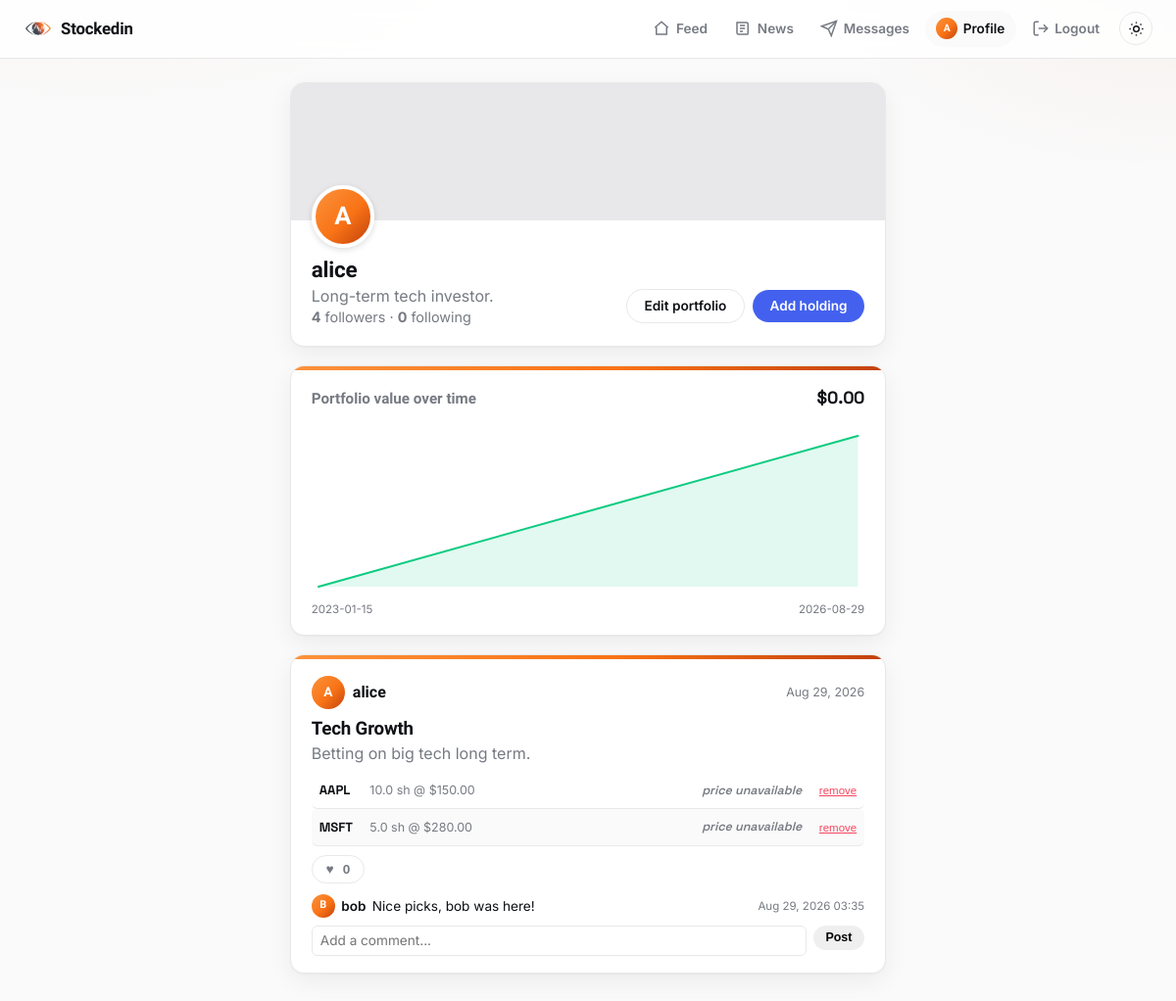
Screenshot of /user/alice (signed in) with the database file from the repository.
### models.py (models this page shows, shortened)
class User(UserMixin, db.Model):
    __tablename__ = "users"
    id = db.Column(db.Integer, primary_key=True)
    username = db.Column(db.String(32), unique=True, nullable=False, index=True)
    email = db.Column(db.String(120), unique=True, nullable=False)
    password_hash = db.Column(db.String(256), nullable=False)
    bio = db.Column(db.String(200))
    created_at = db.Column(db.DateTime, default=datetime.utcnow, nullable=False)
    portfolio = db.relationship(
        "Portfolio",
        back_populates="owner",
        uselist=False,
        cascade="all, delete-orphan",
    )
    likes = db.relationship("Like", back_populates="user", cascade="all, delete-orphan")
    comments = db.relationship(
        "Comment", back_populates="user", cascade="all, delete-orphan"
    )
    following = db.relationship(
        "Follow",
        foreign_keys="Follow.follower_id",
        back_populates="follower",
        cascade="all, delete-orphan",
    )
    followers = db.relationship(
        "Follow",
        foreign_keys="Follow.followed_id",
        back_populates="followed",
        cascade="all, delete-orphan",
    )
    @property
    def unread_message_count(self):
        return Message.query.filter_by(recipient_id=self.id, read_at=None).count()
    @property
    def following_count(self):
        return Follow.query.filter_by(follower_id=self.id).count()
    @property
    def followers_count(self):
        return Follow.query.filter_by(followed_id=self.id).count()

class Portfolio(db.Model):
    __tablename__ = "portfolios"
    id = db.Column(db.Integer, primary_key=True)
    user_id = db.Column(
        db.Integer, db.ForeignKey("users.id"), unique=True, nullable=False
    )
    title = db.Column(db.String(80), nullable=False)
    description = db.Column(db.String(300))
    created_at = db.Column(db.DateTime, default=datetime.utcnow, nullable=False)
    owner = db.relationship("User", back_populates="portfolio")
    holdings = db.relationship(
        "Holding",
        back_populates="portfolio",
        cascade="all, delete-orphan",
        order_by="Holding.ticker",
    )
    likes = db.relationship(
        "Like", back_populates="portfolio", cascade="all, delete-orphan"
    )
    comments = db.relationship(
        "Comment",
        back_populates="portfolio",
        cascade="all, delete-orphan",
        order_by="Comment.created_at",
    )
    snapshots = db.relationship(
        "PortfolioSnapshot",
        back_populates="portfolio",
        cascade="all, delete-orphan",
        order_by="PortfolioSnapshot.date",
    )
    @property
    def like_count(self):
        return len(self.likes)
    def is_liked_by(self, user):
        if user is None or not user.is_authenticated:
            return False
        return any(like.user_id == user.id for like in self.likes)

class Holding(db.Model):
    __tablename__ = "holdings"
    id = db.Column(db.Integer, primary_key=True)
    portfolio_id = db.Column(
        db.Integer, db.ForeignKey("portfolios.id"), nullable=False
    )
    ticker = db.Column(db.String(12), nullable=False)
    shares = db.Column(db.Float, nullable=False)
    buy_price = db.Column(db.Float, nullable=False)
    buy_date = db.Column(db.Date, default=date.today, nullable=False)
    portfolio = db.relationship("Portfolio", back_populates="holdings")
    @property
    def cost_basis(self):
        return self.shares * self.buy_price

class Comment(db.Model):
    __tablename__ = "comments"
    id = db.Column(db.Integer, primary_key=True)
    user_id = db.Column(db.Integer, db.ForeignKey("users.id"), nullable=False)
    portfolio_id = db.Column(
        db.Integer, db.ForeignKey("portfolios.id"), nullable=False
    )
    body = db.Column(db.String(280), nullable=False)
    created_at = db.Column(db.DateTime, default=datetime.utcnow, nullable=False)
    user = db.relationship("User", back_populates="comments")
    portfolio = db.relationship("Portfolio", back_populates="comments")

### routes_social.py (the view)
@login_required
def profile(username):
    user = User.query.filter_by(username=username).first_or_404()
    portfolios = [user.portfolio] if user.portfolio else []
    attach_stats(portfolios)
    comment_form = CommentForm()
    chart_series = []
    if user.portfolio is not None:
        total_value = portfolios[0].stats.get("total_value")
        record_snapshot(user.portfolio, total_value)
        chart_series = get_chart_series(user.portfolio)
    return render_template(
        "profile.html",
        profile_user=user,
        portfolios=portfolios,
        comment_form=comment_form,
        chart_series=chart_series,
        watchlist=get_watchlist_quotes(),
        cover_image=cover_image_for(user.username),
    )

### forms.py
class CommentForm(FlaskForm):
    body = TextAreaField(
        "Comment", validators=[DataRequired(), Length(max=280)]
    )
    submit = SubmitField("Post")

### app.py (called while the page is built)
def create_app():
    app = Flask(__name__, instance_relative_config=True)
    app.config.from_object(Config)
    db.init_app(app)
    login_manager.init_app(app)
    routes_auth.register(app)
    routes_portfolio.register(app)
    routes_social.register(app)
    routes_news.register(app)
    routes_messages.register(app)
    @app.context_processor
    def inject_unread_message_count():
        if current_user.is_authenticated:
            return {"unread_message_count": current_user.unread_message_count}
        return {"unread_message_count": 0}
    return app

### images.py (called while the page is built)
def cover_image_for(username):
    digest = hashlib.md5(username.encode()).hexdigest()
    return COVER_IMAGES[int(digest, 16) % len(COVER_IMAGES)]

### models.py (called while the page is built)
@login_manager.user_loader
def load_user(user_id):
    return db.session.get(User, int(user_id))

### prices.py (called while the page is built)
def get_quote(ticker):
    if not ticker:
        return None
    ticker = ticker.strip().upper()
    cached = _cache.get(ticker)
    if cached is not None:
        quote, fetched_at, ok = cached
        ttl = CACHE_TTL_SECONDS if ok else FAILURE_CACHE_TTL_SECONDS
        if time.time() - fetched_at < ttl:
            return quote
    quote = _fetch(ticker)
    _cache[ticker] = (quote, time.time(), quote is not None)
    return quote

def prefetch_quotes(tickers):
    tickers = {t.strip().upper() for t in tickers if t}
    now = time.time()
    def is_fresh(ticker):
        cached = _cache.get(ticker)
        if cached is None:
            return False
        _, fetched_at, ok = cached
        ttl = CACHE_TTL_SECONDS if ok else FAILURE_CACHE_TTL_SECONDS
        return now - fetched_at < ttl
    stale = [t for t in tickers if not is_fresh(t)]
    if not stale:
        return
    with ThreadPoolExecutor(max_workers=min(8, len(stale))) as pool:
        results = pool.map(_fetch, stale)
        for ticker, quote in zip(stale, results):
            _cache[ticker] = (quote, time.time(), quote is not None)

def get_watchlist_quotes():
    prefetch_quotes(WATCHLIST_TICKERS)
    quotes = []
    for ticker in WATCHLIST_TICKERS:
        quote = get_quote(ticker)
        if quote is not None:
            quotes.append({"ticker": ticker, **quote})
    return quotes

### templates/profile.html (shortened to what this page needs)
{% extends "base.html" %}
{% block content %}
  <header class="profile-header">
    <div class="profile-cover" style="background-image: url('{{ cover_image }}')"></div>
    <div class="profile-avatar-row">
      <span class="avatar avatar-lg">{{ profile_user.username[0]|upper }}</span>
    </div>
    <div class="profile-body">
      <div class="profile-identity-text">
        <h1>{{ profile_user.username }}</h1>
        {% if profile_user.bio %}<p class="profile-bio">{{ profile_user.bio }}</p>{% endif %}
        <p class="profile-stats">
          <strong>{{ profile_user.followers_count }}</strong> followers
          &middot;
          <strong>{{ profile_user.following_count }}</strong> following
        </p>
      </div>
      <div class="profile-actions">
        {% if profile_user.id == current_user.id %}
          {% if profile_user.portfolio %}
            <a class="btn btn-outline" href="{{ url_for('portfolio_edit') }}">Edit portfolio</a>
            <a class="btn btn-primary" href="{{ url_for('holding_new') }}">Add holding</a>
          {% else %}
            <a class="btn btn-primary" href="{{ url_for('portfolio_new') }}">Create your portfolio</a>
          {% endif %}
        {% endif %}
      </div>
    </div>
  </header>
  {% if portfolios %}
    {% if chart_series|length > 1 %}
      <div class="chart-card">
        <div class="chart-card-header">
          <h2 class="chart-title">Portfolio value over time</h2>
          {% if portfolios[0].stats.total_value is not none %}
            <span class="chart-current-value">${{ "%.2f"|format(portfolios[0].stats.total_value) }}</span>
          {% endif %}
        </div>
        <div class="portfolio-chart" data-points='{{ chart_series|tojson }}'></div>
      </div>
    {% endif %}
    {% for portfolio in portfolios %}
      {% include "_post_card.html" %}
    {% endfor %}
  {% endif %}
{% endblock %}

### templates/base.html (shortened to what this page needs)
<!doctype html>
<html lang="en">
<head>
  <link rel="stylesheet" href="{{ url_for('static', filename='style.css') }}">
</head>
<body>
  <nav class="navbar">
    <a class="brand" href="{{ url_for('feed') if current_user.is_authenticated else url_for('login') }}">
      <img class="brand-mark" src="{{ url_for('static', filename='images/logo-icon.png') }}" alt="">
      Stockedin
    </a>
    <div class="nav-links">
      {% if current_user.is_authenticated %}
        <a href="{{ url_for('feed') }}" class="nav-link {{ 'active' if request.endpoint == 'feed' }}">
          <svg viewBox="0 0 24 24" fill="none" stroke="currentColor" stroke-width="2"><path d="M3 11l9-8 9 8"/><path d="M5 10v10h14V10"/></svg>
          <span>Feed</span>
        </a>
        <a href="{{ url_for('news') }}" class="nav-link {{ 'active' if request.endpoint == 'news' }}">
          <svg viewBox="0 0 24 24" fill="none" stroke="currentColor" stroke-width="2"><path d="M4 4h13a2 2 0 0 1 2 2v13a1 1 0 0 1-1 1H6a2 2 0 0 1-2-2z"/><path d="M8 8h7M8 12h7M8 16h4"/></svg>
          <span>News</span>
        </a>
        <a href="{{ url_for('inbox') }}" class="nav-link {{ 'active' if request.endpoint in ('inbox', 'thread') }}">
          <svg viewBox="0 0 24 24" fill="none" stroke="currentColor" stroke-width="2"><path d="M22 2 11 13"/><path d="M22 2 15 22l-4-9-9-4z"/></svg>
          <span>Messages</span>
        </a>
        <a href="{{ url_for('profile', username=current_user.username) }}" class="nav-link {{ 'active' if request.endpoint == 'profile' and request.view_args.username == current_user.username }}">
          <span class="avatar avatar-nav">{{ current_user.username[0]|upper }}</span>
          <span>Profile</span>
        </a>
        <a href="{{ url_for('logout') }}" class="nav-link">
          <svg viewBox="0 0 24 24" fill="none" stroke="currentColor" stroke-width="2"><path d="M9 21H5a2 2 0 0 1-2-2V5a2 2 0 0 1 2-2h4"/><path d="M16 17l5-5-5-5"/><path d="M21 12H9"/></svg>
          <span>Logout</span>
        </a>
      {% else %}
        <a class="nav-link" href="{{ url_for('login') }}"><span>Login</span></a>
        <a class="nav-link" href="{{ url_for('signup') }}"><span>Sign up</span></a>
      {% endif %}
      <button type="button" id="theme-toggle" class="theme-toggle" aria-label="Toggle dark mode">
        <svg class="icon-sun" viewBox="0 0 24 24" fill="none" stroke="currentColor" stroke-width="2"><circle cx="12" cy="12" r="4"/><path d="M12 2v2M12 20v2M4.9 4.9l1.4 1.4M17.7 17.7l1.4 1.4M2 12h2M20 12h2M4.9 19.1l1.4-1.4M17.7 6.3l1.4-1.4"/></svg>
      </button>
    </div>
  </nav>
  <main class="container {% block container_class %}{% endblock %}">
    {% block content %}{% endblock %}
  </main>
</body>
</html>

### templates/_post_card.html (shortened to what this page needs)
<article class="post-card" id="portfolio-{{ portfolio.id }}">
  <header class="post-header">
    <a class="post-owner" href="{{ url_for('profile', username=portfolio.owner.username) }}">
      <span class="avatar">{{ portfolio.owner.username[0]|upper }}</span>
      {{ portfolio.owner.username }}
    </a>
    <span class="post-date">{{ portfolio.created_at.strftime('%b %d, %Y') }}</span>
  </header>
  <h3 class="post-title">{{ portfolio.title }}</h3>
  {% if portfolio.description %}<p class="post-description">{{ portfolio.description }}</p>{% endif %}
  {% if portfolio.stats.rows %}
    <ul class="holdings-list">
      {% for row in portfolio.stats.rows %}
        <li class="holding-row">
          <span class="holding-ticker">{{ row.holding.ticker }}</span>
          <span class="holding-detail">{{ row.holding.shares }} sh @ ${{ "%.2f"|format(row.holding.buy_price) }}</span>
          {% if row.available %}
            <span class="holding-price">${{ "%.2f"|format(row.current_price) }}</span>
            <span class="holding-gain {{ 'gain' if row.gain_loss >= 0 else 'loss' }}">
              {{ "+" if row.gain_loss >= 0 else "" }}${{ "%.2f"|format(row.gain_loss) }}
              ({{ "%.1f"|format(row.gain_loss_pct) }}%)
            </span>
          {% else %}
            <span class="unavailable">price unavailable</span>
          {% endif %}
          {% if portfolio.owner.id == current_user.id %}
            <form method="post" action="{{ url_for('holding_delete', holding_id=row.holding.id) }}"
                  onsubmit="return confirm('Remove {{ row.holding.ticker }}?');">
              <button type="submit" class="btn-link">remove</button>
            </form>
          {% endif %}
        </li>
      {% endfor %}
    </ul>
  {% else %}
    <p class="empty-holdings">No holdings yet.</p>
  {% endif %}
  <div class="post-actions">
    <button
      type="button"
      class="like-btn {{ 'liked' if portfolio.is_liked_by(current_user) else '' }}"
      data-portfolio-id="{{ portfolio.id }}"
      data-liked="{{ 'true' if portfolio.is_liked_by(current_user) else 'false' }}"
    >
      <span class="like-icon">&hearts;</span>
      <span class="like-count">{{ portfolio.like_count }}</span>
    </button>
  </div>
  <div class="comments" data-portfolio-id="{{ portfolio.id }}">
    <ul class="comment-list">
      {% for comment in portfolio.comments %}
        <li class="comment">
          <span class="avatar avatar-sm">{{ comment.user.username[0]|upper }}</span>
          <a href="{{ url_for('profile', username=comment.user.username) }}">{{ comment.user.username }}</a>
          <span class="comment-body">{{ comment.body }}</span>
          <span class="comment-date">{{ comment.created_at.strftime('%b %d, %Y %H:%M') }}</span>
        </li>
      {% endfor %}
    </ul>
    <form class="comment-form" data-portfolio-id="{{ portfolio.id }}">
      {{ comment_form.body(placeholder="Add a comment...", rows=1) }}
      <button type="submit" class="btn btn-small">Post</button>
    </form>
  </div>
</article>

### rows the page displays
User: username "A", username "alice", bio "Long-term tech investor."
Portfolio: owner "A", owner.username "alice", created_at "Aug 29, 2026", title "Tech Growth", description "Betting on big tech long term.", like_count "0"
Holding: holding.ticker "AAPL", holding.shares "10.0", holding.buy_price "150.00"
Holding: holding.ticker "MSFT", holding.shares "5.0", holding.buy_price "280.00"
Comment: user "B", user.username "bob", body "Nice picks, bob was here!", created_at "Aug 29, 2026 03:35"

### other values shown
{{ profile_user.followers_count }} "4"
{{ profile_user.following_count }} "0"
{{ "%.2f"|format(portfolios[0].stats.total_value) }} "0.00"
